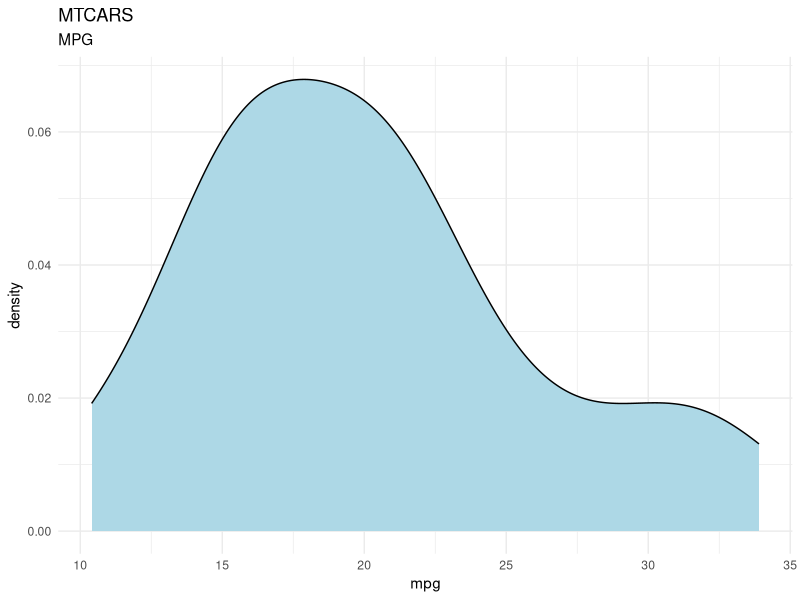

Here is the R script that generated this plot:
## ---- chunk 1
library(tidyverse)
mtcars %>% 
  ggplot() + 
  aes(x = mpg) + 
  geom_density(fill = "lightblue") + 
  theme_minimal() + 
  labs(title = "MTCARS", subtitle = "MPG")
